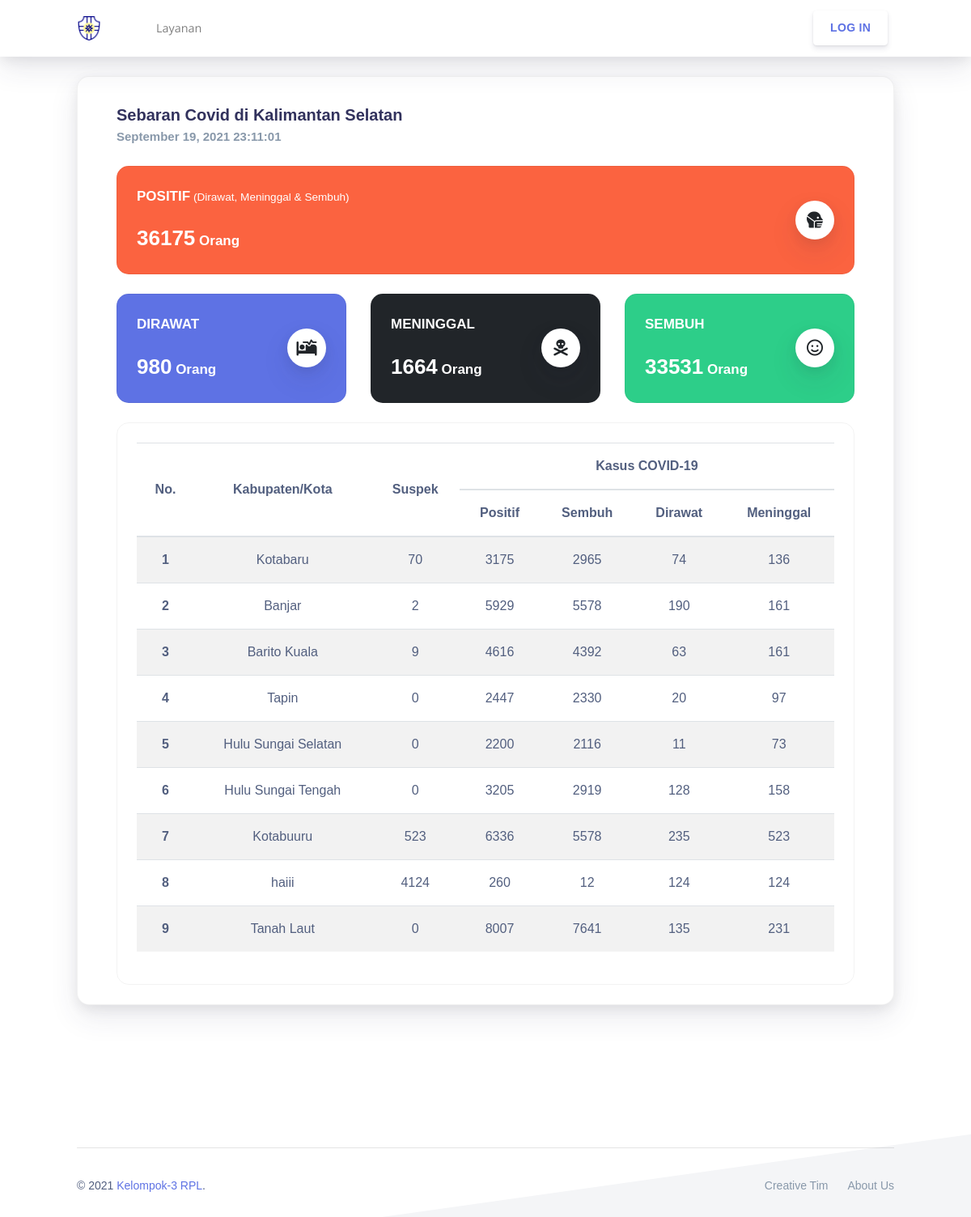
The page /DataKasusCovid-19/data_covid.php on the database its author committed.
### tables this page shows
CREATE TABLE IF NOT EXISTS `data_covid` (
  `id` int(11) unsigned NOT NULL AUTO_INCREMENT,
  `kabupaten` varchar(50) DEFAULT NULL,
  `positif` int(11) DEFAULT NULL,
  `sembuh` int(11) DEFAULT NULL,
  `dirawat` int(11) DEFAULT NULL,
  `meninggal` int(11) DEFAULT NULL,
  `suspek` int(11) DEFAULT NULL,
  `updated_at` timestamp NULL DEFAULT NULL,
  PRIMARY KEY (`id`)
);

### DataKasusCovid-19/data_covid.php (the view, shortened to what this page needs)
<?php
require_once("../services/connection.php");
$stmt = $pdo_conn->prepare("SELECT * FROM data_covid");
$stmt->execute();
$result = $stmt->fetchAll();
$stmt1 = $pdo_conn->prepare("select sum(positif) AS positif,sum(sembuh) AS sembuh,sum(dirawat) AS dirawat,sum(meninggal) AS meninggal,sum(suspek) AS suspek from data_covid");
$stmt1->execute();
$result1 = $stmt1->fetchAll();
$stmt = $pdo_conn->prepare("SELECT MAX(updated_at) AS date_update FROM data_covid;");
$stmt->execute();
$result2 = $stmt->fetchAll();
$date_update = date("d, Y H:i:s", strtotime($result2[0]["date_update"]));
?>
<!DOCTYPE html>
<html lang="en">
<head>
    <link href="https://use.fontawesome.com/releases/v5.0.6/css/all.css" rel="stylesheet">
    <link href="../vendors/argon-design-system-master/assets/css/nucleo-icons.css" rel="stylesheet" />
    <link href="../vendors/argon-design-system-master/assets/css/nucleo-svg.css" rel="stylesheet" />
    <link href="../vendors/argon-design-system-master/assets/css/font-awesome.css" rel="stylesheet" />
    <link href="../vendors/argon-design-system-master/assets/css/nucleo-svg.css" rel="stylesheet" />
    <link href="../vendors/argon-design-system-master/assets/css/argon-design-system.css?v=1.2.2" rel="stylesheet" />
    <link rel="stylesheet" href="./style/data_covid_style.css">
</head>
<body class="index-page">
    <nav id="navbar-main" class="navbar navbar-main navbar-expand-lg bg-white navbar-light position-sticky top-0 shadow py-2">
        <div class="container">
            <a class="navbar-brand mr-lg-5" href="../index.php">
                <img src="../assets/img/logo_ color.png">
            </a>
            <div class="navbar-collapse collapse" id="navbar_global">
                <ul class="navbar-nav navbar-nav-hover align-items-lg-center">
                    <li class="nav-item dropdown">
                        <a href="#" class="nav-link" data-toggle="dropdown" href="#" role="button">
                            <span class="nav-link-inner--text">Layanan</span>
                        </a>
                    </li>
                </ul>
                <ul class="navbar-nav align-items-lg-center ml-lg-auto">
                    <?php
                    if (isset($_SESSION['login_user'])) {
                    ?>
                        <li class="nav-item dropdown">
                            <a class="nav-link dropdown-toggle nav-link-icon" href="javascript:;" id="nav-inner-success_dropdown_1" role="button" data-toggle="dropdown" aria-haspopup="true" aria-expanded="false">
                                <i class="ni ni-settings-gear-65"></i>
                                <span class="nav-link-inner--text d-lg-none">Settings</span>
                            </a>
                            <div class="dropdown-menu dropdown-menu-right" aria-labelledby="nav-inner-success_dropdown_1">
                                <a class="dropdown-item" href="javascript:;">Profile</a>
                                <div class="dropdown-divider"></div>
                                <a class="dropdown-item" href="../services/logout.php">Logout</a>
                            </div>
                        </li>
                    <?php
                    } else {
                    ?>
                        <li class="nav-item">
                            <a class="btn btn-neutral" href="../Login/login.php">
                                <span class="nav-link-inner--text">Log In</span>
                            </a>
                        </li>
                    <?php
                    }
                    ?>
                </ul>
            </div>
        </div>
    </nav>
    <div class="wrapper">
        <div class="section pt-4">
            <div class="container">
                <div class="card shadow">
                    <div class="px-5 pt-2">
                        <div class="row justify-content-center">
                            <div class="col">
                                <div class="card bg-transparent no-shadow mb-0">
                                    <div class="card-body bg-transparent px-0">
                                        <h2 class="h2 card-title mb-0">Sebaran Covid di Kalimantan Selatan</h2>
                                        <small class="h4 text-muted"><?php echo date("F", strtotime($result2[0]["date_update"])) . " " . $date_update;
                                                                        ?></small>
                                    </div>
                                </div>
                            </div>
                        </div>
                        <div class="row ">
                            <div class="col-md-12 ">
                                <div class="card text-white bg-warning mb-4">
                                    <div class="card-body">
                                        <div class="row align-items-center">
                                            <div class="col">
                                                <h3 class="card-title">POSITIF<small> (Dirawat, Meninggal & Sembuh)</small></h3>
                                                <h3 class="card-text"><span class="h1"><?php echo $result1[0]["positif"]; ?></span> Orang</h3>
                                            </div>
                                            <div class="col-auto">
                                                <div class="icon icon-shape text-dark bg-white rounded-circle shadow">
                                                    <i class="fas fa-head-side-mask"></i>
                                                </div>
                                            </div>
                                        </div>
                                    </div>
                                </div>
                            </div>
                            <div class="col-md-4 ">
                                <div class="card text-white bg-primary mb-4">
                                    <div class="card-body">
                                        <div class="row align-items-center">
                                            <div class="col">
                                                <h3 class="card-title">DIRAWAT</h3>
                                                <h3 class="card-text"><span class="h1"><?php echo $result1[0]["dirawat"]; ?></span> Orang</h3>
                                            </div>
                                            <div class="col-auto">
                                                <div class="icon icon-shape text-dark bg-white rounded-circle shadow">
                                                    <i class="fas fa-procedures"></i>
                                                </div>
                                            </div>
                                        </div>
                                    </div>
                                </div>
                            </div>
                            <div class="col-md-4 ">
                                <div class="card text-white bg-dark mb-4">
                                    <div class="card-body">
                                        <div class="row align-items-center">
                                            <div class="col">
                                                <h3 class="card-title">MENINGGAL</h3>
                                                <h3 class="card-text"><span class="h1"><?php echo $result1[0]["meninggal"]; ?></span> Orang</h3>
                                            </div>
                                            <div class="col-auto">
                                                <div class="icon icon-shape text-dark bg-white rounded-circle shadow">
                                                    <i class="fas fa-skull-crossbones"></i>
                                                </div>
                                            </div>
                                        </div>
                                    </div>
                                </div>
                            </div>
                            <div class="col-md-4 ">
                                <div class="card text-white bg-success mb-4">
                                    <div class="card-body">
                                        <div class="row align-items-center">
                                            <div class="col">
                                                <h3 class="card-title">SEMBUH</h3>
                                                <h3 class="card-text"><span class="h1"><?php echo $result1[0]["sembuh"]; ?></span> Orang</h3>
                                            </div>
                                            <div class="col-auto">
                                                <div class="icon icon-shape text-dark bg-white rounded-circle shadow">
                                                    <i class="far fa-smile"></i>
                                                </div>
                                            </div>
                                        </div>
                                    </div>
                                </div>
                            </div>
                        </div>
                        <div class="row mb-4">
                            <div class="col-md-12">
                                <div class="card bg-transparent ">
                                    <div class="card-body bg-transparent">
                                        <table class="table table-striped table-hover">
                                            <thead>
                                                <tr>
                                                    <th scope="col" rowspan="2">No.</th>
                                                    <th scope="col" rowspan=" 2">Kabupaten/Kota</th>
                                                    <th scope="col" rowspan="2" class="align-center">Suspek</th>
                                                    <th scope="col" colspan="4" class="text-center">Kasus COVID-19</th>
                                                </tr>
                                                <tr>
                                                    <th scope="col">Positif</th>
                                                    <th scope="col">Sembuh</th>
                                                    <th scope="col">Dirawat</th>
                                                    <th scope="col">Meninggal</th>
                                                </tr>
                                            </thead>
                                            <tbody>
                                                <?php
                                                if (!empty($result)) {
                                                    $count = 1;
                                                    foreach ($result as $row) {
                                                ?>
                                                        <tr>
                                                            <th scope="row"><?php echo $count; ?></th>
                                                            <td><?php echo $row["kabupaten"]; ?></td>
                                                            <td><?php echo $row["suspek"]; ?></td>
                                                            <td><?php echo $row["positif"]; ?></td>
                                                            <td><?php echo $row["sembuh"]; ?></td>
                                                            <td><?php echo $row["dirawat"]; ?></td>
                                                            <td><?php echo $row["meninggal"]; ?></td>
                                                        </tr>
                                                    <?php
                                                        $count++;
                                                    }
                                                }
                                                ?>
                                            </tbody>
                                        </table>
                                    </div>
                                </div>
                            </div>
                        </div>
                    </div>
                </div>
            </div>
        </div>
    </div>
    <footer class="footer has-cards">
        <div class="container">
            <hr>
            <div class="row align-items-center justify-content-md-between">
                <div class="col-md-6">
                    <div class="copyright">
                        &copy; 2021 <a href="" target="_blank">Kelompok-3 RPL</a>.
                    </div>
                </div>
                <div class="col-md-6">
                    <ul class="nav nav-footer justify-content-end">
                        <li class="nav-item">
                            <a href="" class="nav-link" target="_blank">Creative Tim</a>
                        </li>
                        <li class="nav-item">
                            <a href="" class="nav-link" target="_blank">About Us</a>
                        </li>
                    </ul>
                </div>
            </div>
        </div>
    </footer>
</body>
</html>

### DataKasusCovid-19/style/data_covid_style.css (style rules this page uses)
* { margin: 0; padding: 0; }
:root { --blueLight: #192ea5; --blue: #00137a; --darkenBlue: #000d69; --buttonColor: #ff396f; --text1: #535461; --text2: #fdfdfd; --bg1: #fafafa; --card1: #fafafa; --card2: #fff; --bs-primary-rgb: 13, 110, 253; --bs-secondary-rgb: 108, 117, 125; --bs-success-rgb: 0, 175, 29; --bs-info-rgb: 13, 202, 240; --bs-warning-rgb: 255, 127, 7; --bs-danger-rgb: 220, 53, 69; --bs-light-rgb: 248, 249, 250; --bs-dark-rgb: 33, 37, 41; --bs-white-rgb: 255, 255, 255; }
html { scroll-behavior: smooth; }
body { font-family: "Suisse Int'l", Arial, Helvetica, sans-serif; display: flex; flex-direction: column; align-items: stretch; justify-content: center; background-color: #ffffff; font-size: 1em; }
h1, h2, h3, h4, h5, h6, .h1, .h2, .h3, .h4, .h5, .h6 { font-family: inherit; font-weight: 600; line-height: 1.5; margin-bottom: 0.5rem; }
h1, .h1 { font-size: 1.625rem; }
@media (max-width: 1200px) { h1, .h1 { font-size: calc(1.2875rem + 0.45vw); } }
h2, .h2 { font-size: 1.25rem; }
h3, .h3 { font-size: 1.0625rem; }
h4, .h4 { font-size: 0.9375rem; }
.card { border-radius: 15px; }
.text-white h1, .text-white h2, .text-white h3, .text-white h4, .text-white h5, .text-white h6, .text-white .h1, .text-white .h2, .text-white .h3, .text-white .h4, .text-white .h5, .text-white .h6 { color: #fff !important; }
.no-shadow { border: 0; }
th, td { text-align: center !important; vertical-align: middle !important; }
.icon { width: 3rem; height: 3rem; font-size: 1.7em; }
.icon-shape { display: inline-flex; padding: 5px; text-align: center; border-radius: 50%; align-items: center; justify-content: center; }

### rows shown on the page
data_covid: kabupaten "Kotabaru", suspek "70", positif "3175", sembuh "2965", dirawat "74", meninggal "136"
data_covid: kabupaten "Banjar", suspek "2", positif "5929", sembuh "5578", dirawat "190", meninggal "161"
data_covid: kabupaten "Barito Kuala", suspek "9", positif "4616", sembuh "4392", dirawat "63", meninggal "161"
data_covid: kabupaten "Tapin", suspek "0", positif "2447", sembuh "2330", dirawat "20", meninggal "97"
data_covid: kabupaten "Hulu Sungai Selatan", suspek "0", positif "2200", sembuh "2116", dirawat "11", meninggal "73"
data_covid: kabupaten "Hulu Sungai Tengah", suspek "0", positif "3205", sembuh "2919", dirawat "128", meninggal "158"
data_covid: kabupaten "Kotabuuru", suspek "523", positif "6336", sembuh "5578", dirawat "235", meninggal "523"
data_covid: kabupaten "haiii", suspek "4124", positif "260", sembuh "12", dirawat "124", meninggal "124"
data_covid: kabupaten "Tanah Laut", suspek "0", positif "8007", sembuh "7641", dirawat "135", meninggal "231"

### other values the page prints
date("F", strtotime($result2[0]["date_update"])) "September"
$date_update "19, 2021 23:11:01"
$result1[0]["positif"] "36175"
$result1[0]["dirawat"] "980"
$result1[0]["meninggal"] "1664"
$result1[0]["sembuh"] "33531"
